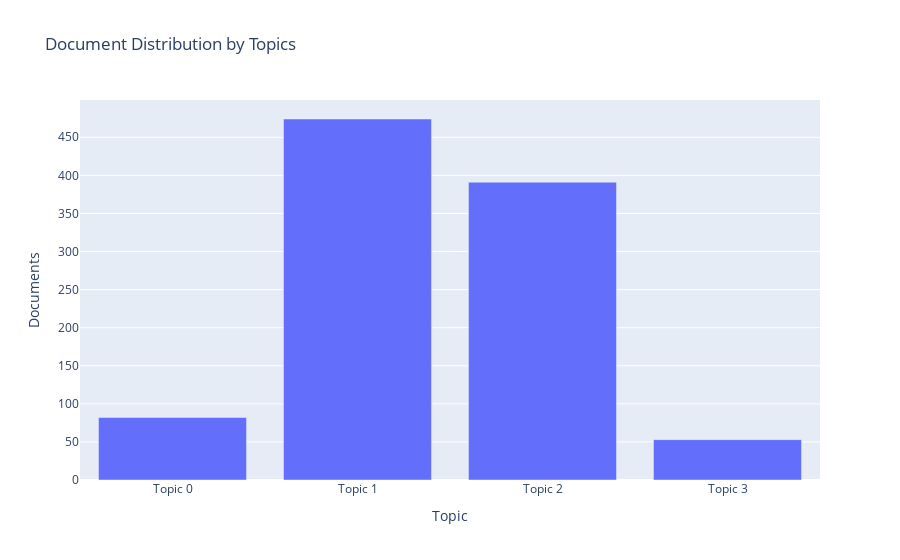

The code cell stored with this chart in its notebook:
### Code cell
plot_model(lda, plot = 'topic_distribution')

### Figure 1 — Plotly figure (JSON) as saved in the notebook; plotly's stock layout.template omitted (floating-point values rounded to 4 significant figures)
{"data": [{"textposition": "auto", "hovertemplate": "Topic=%{x}<br>Documents=%{y}<br>Keyword=%{customdata[0]}", "showlegend": false, "legendgroup": "", "name": "", "yaxis": "y", "customdata": [["group, farmer, rice, farm, water, small, land, area, member, use"], ["work, help, product, use, home, family, husband, start, live, hope"], ["family, stock, marry, pay, request, start, increase, get, market, expand"], ["community, entrepreneur, new, explain, hair, good, clothing, operate, enjoy, work"]], "y": [82, 474, 391, 53], "hoverlabel": {"namelength": 0}, "offsetgroup": "", "xaxis": "x", "marker": {"color": "#636efa"}, "x": ["Topic 0", "Topic 1", "Topic 2", "Topic 3"], "alignmentgroup": "True", "type": "bar", "orientation": "v"}], "layout": {"yaxis": {"domain": [0, 1], "anchor": "x", "title": {"text": "Documents"}}, "title": {"text": "Document Distribution by Topics"}, "barmode": "relative", "xaxis": {"domain": [0, 1], "anchor": "y", "title": {"text": "Topic"}}, "legend": {"tracegroupgap": 0}}}
